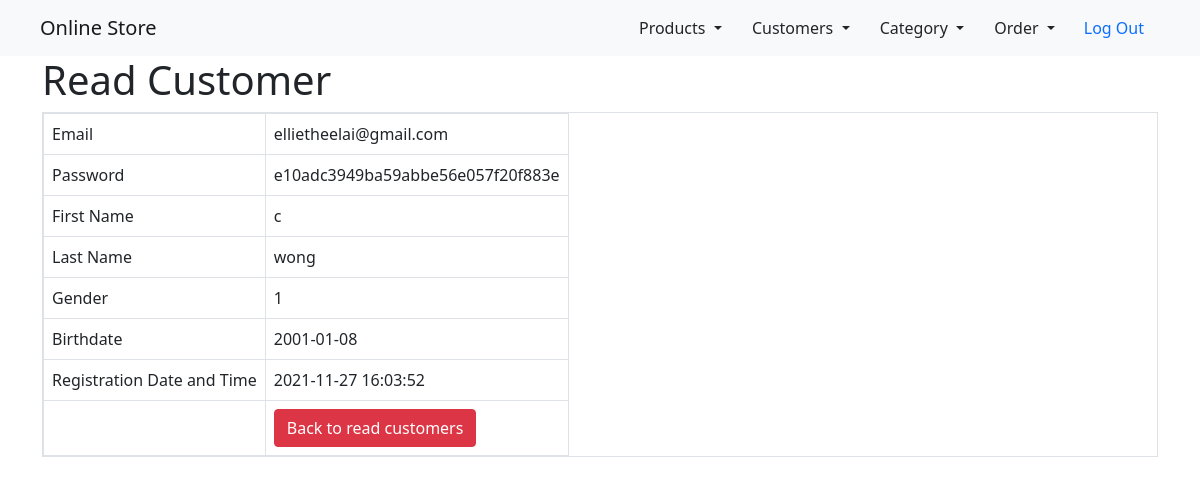
Screenshot of /customer_read.php?username=ewew (signed in) with the database file from the repository.
### tables this page shows
CREATE TABLE `customers` (
  `username` varchar(11) NOT NULL,
  `email` varchar(50) NOT NULL,
  `password` varchar(40) NOT NULL,
  `first_name` varchar(128) NOT NULL,
  `last_name` varchar(118) NOT NULL,
  `gender` tinyint(1) DEFAULT NULL,
  `birthdate` date NOT NULL,
  `registration_date_time` datetime NOT NULL DEFAULT current_timestamp(),
  `account_status` tinyint(1) NOT NULL DEFAULT 1
);

### customer_read.php (the view, shortened to what this page needs)
<!DOCTYPE HTML>
<html>
<head>
    <link rel="stylesheet" href="https://maxcdn.bootstrapcdn.com/bootstrap/4.5.2/css/bootstrap.min.css">
</head>
<body>
    <?php include 'header.php'; ?>
    <div class="container">
        <div class="page-header">
            <h1>Read Customer</h1>
        </div>
        <?php
        $c_username = isset($_GET['username']) ? $_GET['username'] : die('ERROR: Record ID not found.');
        include 'config/database.php';
        try {
            $query = "SELECT username, first_name, last_name, birthdate, password, gender, registration_date_time, email FROM customers WHERE username = ? LIMIT 0,1";
            $stmt = $con->prepare($query);
            $stmt->bindParam(1, $c_username);
            $stmt->execute();
            $row = $stmt->fetch(PDO::FETCH_ASSOC);
            $mail = $row['email'];
            $first_name = $row['first_name'];
            $last_name = $row['last_name'];
            $birthdate = $row['birthdate'];
            $password = $row['password'];
            $gender = $row['gender'];
            $registration_date_time = $row['registration_date_time'];
        }
        catch (PDOException $exception) {
            die('ERROR: ' . $exception->getMessage());
        }
        ?>
        <table class='table table-hover table-responsive table-bordered'>
            <tr>
                <td>Email</td>
                <td><?php echo htmlspecialchars($mail, ENT_QUOTES);  ?></td>
            </tr>
            <tr>
                <td>Password</td>
                <td><?php echo htmlspecialchars($password, ENT_QUOTES);  ?></td>
            </tr>
            <tr>
                <td>First Name</td>
                <td><?php echo htmlspecialchars($first_name, ENT_QUOTES);  ?></td>
            </tr>
            <tr>
                <td>Last Name</td>
                <td><?php echo htmlspecialchars($last_name, ENT_QUOTES);  ?></td>
            </tr>
            <tr>
                <td>Gender</td>
                <td><?php echo htmlspecialchars($gender, ENT_QUOTES);  ?></td>
            </tr>
            <tr>
                <td>Birthdate</td>
                <td><?php echo date($birthdate, ENT_QUOTES);  ?></td>
            </tr>
            <tr>
                <td>Registration Date and Time</td>
                <td><?php echo date($registration_date_time, ENT_QUOTES);  ?></td>
            </tr>
            <tr>
                <td></td>
                <td>
                    <a href='customer_index.php' class='btn btn-danger'>Back to read customers</a>
                </td>
            </tr>
        </table>
    </div>
</body>
</html>

### rows the page displays
customers: email "ellietheelai@gmail.com", password "e10adc3949ba59abbe56e057f20f883e", first_name "c", last_name "wong", gender "1", birthdate "2001-01-08", registration_date_time "2021-11-27 16:03:52"
